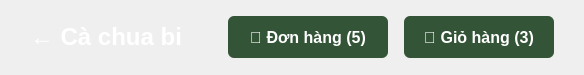
      <widget class="QFrame" name="top_bar">
       <property name="minimumSize">
        <size>
         <width>0</width>
         <height>75</height>
        </size>
       </property>
       <property name="maximumSize">
        <size>
         <width>16777215</width>
         <height>75</height>
        </size>
       </property>
       <property name="styleSheet">
        <string notr="true">QFrame#top_bar { background-color: #5BA75D; }</string>
       </property>
       <layout class="QHBoxLayout" name="horizontalLayout_topbar">
        <property name="leftMargin">
         <number>30</number>
        </property>
        <property name="rightMargin">
         <number>30</number>
        </property>
        <item>
         <widget class="QPushButton" name="btn_back">
          <property name="cursor">
           <cursorShape>PointingHandCursor</cursorShape>
          </property>
          <property name="styleSheet">
           <string notr="true">QPushButton { background: transparent; border: none; color: #FFFFFF; font-size: 18pt; font-weight: 900; text-align: left; } QPushButton:hover { color: #FFFFFF; }</string>
          </property>
          <property name="text">
           <string>← Cà chua bi</string>
          </property>
         </widget>
        </item>
        <item>
         <spacer name="horizontalSpacer_topbar">
          <property name="orientation">
           <enum>Qt::Horizontal</enum>
          </property>
          <property name="sizeHint" stdset="0">
           <size>
            <width>40</width>
            <height>20</height>
           </size>
          </property>
         </spacer>
        </item>
        <item>
         <widget class="QPushButton" name="btn_don_hang_top">
          <property name="minimumSize">
           <size>
            <width>160</width>
            <height>42</height>
           </size>
          </property>
          <property name="cursor">
           <cursorShape>PointingHandCursor</cursorShape>
          </property>
          <property name="styleSheet">
           <string notr="true">QPushButton {
    background-color: #335437;
    color: white;
    border-radius: 6px;
    font-size: 12pt;
    font-weight: bold;
}
QPushButton:hover { background-color: #2F392F; }</string>
          </property>
          <property name="text">
           <string>🧾 Đơn hàng (5)</string>
          </property>
         </widget>
        </item>
        <item>
         <widget class="QPushButton" name="btn_gio_hang_top">
          <property name="minimumSize">
           <size>
            <width>160</width>
            <height>42</height>
           </size>
          </property>
          <property name="cursor">
           <cursorShape>PointingHandCursor</cursorShape>
          </property>
          <property name="styleSheet">
           <string notr="true">QPushButton {
    background-color: #335437;
    color: white;
    border-radius: 6px;
    font-size: 12pt;
    font-weight: bold;
    margin-left: 10px;
}
QPushButton:hover { background-color: #2F392F; }</string>
          </property>
          <property name="text">
           <string>🛒 Giỏ hàng (3)</string>
          </property>
         </widget>
        </item>
       </layout>
      </widget>
